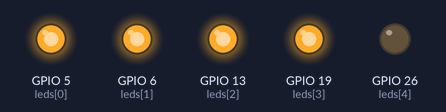
Simulated run of this program. Board: Raspberry Pi (BCM pin numbers). On the bench: output pins drawn as LEDs (lit = HIGH).

Above: at 0.5 s.
At 3.5 s:
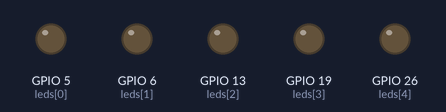
Timing chart, 0 to 4.6 s (numbered marks = the images above):
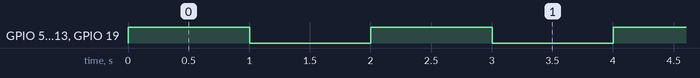

The program:

pybf.py
```python
from gpiozero import LEDBoard
from time import sleep
a=0.5

leds = LEDBoard(5, 6, 13, 19, 26, pwm=True)

while True:
    leds.value = ( 1, 1, 1, 1)
    sleep(1)
    leds.value = ( 0, 0, 0, 0)
    sleep(1)
```

Measured:
- by itself, GPIO 5 (leds[0]), GPIO 6 (leds[1]), GPIO 13 (leds[2]), GPIO 19 (leds[3]): alternates HIGH for 1.0 s and LOW for 1.0 s
